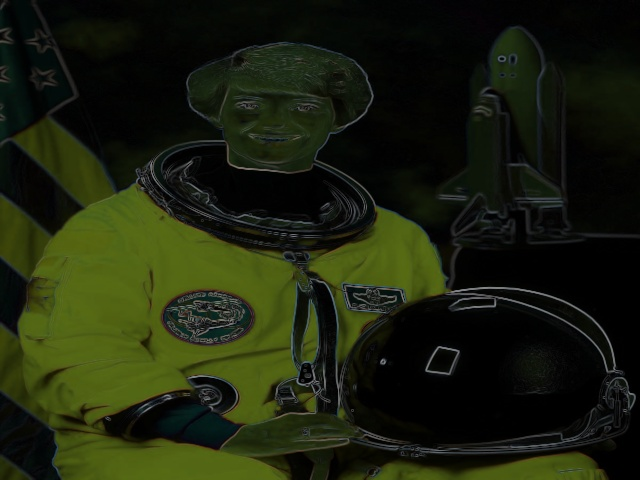
#> input picture 1.jpg, 640 x 480 px, given in place of the camera
$ python removeBackgroundStandalone.py
#> lines starting #> are read from the running program, lines starting #| are printed output that depends on the picture; after the words box and inside, x2 and y2 are one past the last pixel; in counts of white or black regions, pixels touching at a corner belong together
import cv2
from PIL import Image
import numpy as np

# Parameters
blur = 21
canny_low = 15
canny_high = 150
min_area = 0.0005
max_area = 0.95
dilate_iter = 10
erode_iter = 10
mask_color = (0.0,0.0,0.0)


vid = cv2.VideoCapture(0)

while True:
	ret, frame = vid.read()
#> frame is the input picture: shape (480, 640, 3); mean B, G, R 12.9, 33, 27.2

	if ret == True:
		# Convert image to grayscale
		image_gray = cv2.cvtColor(frame, cv2.COLOR_BGR2GRAY)
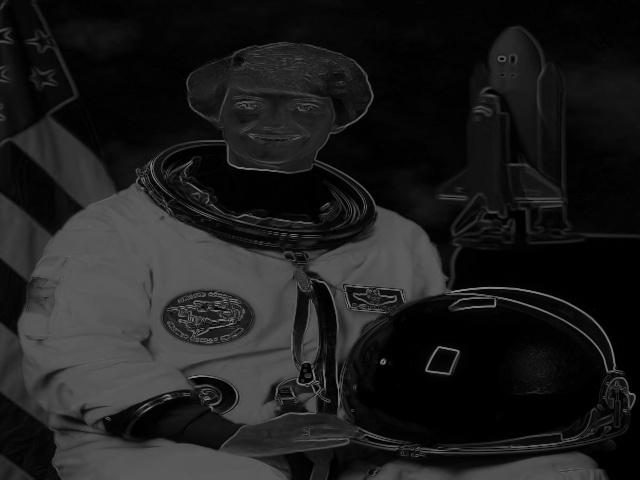
#> image_gray: shape (480, 640); min 0, max 138, mean 28.9
		# Apply Canny Edge Dection
		edges = cv2.Canny(image_gray, canny_low, canny_high)
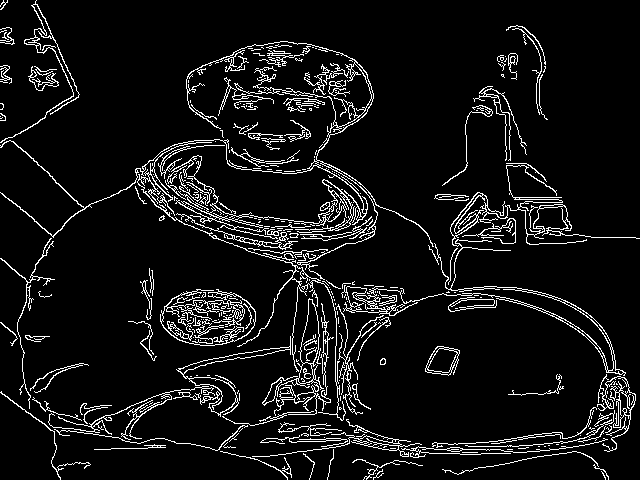
#> edges: shape (480, 640); 7.6% white in thin lines or dots

		edges = cv2.dilate(edges, None)
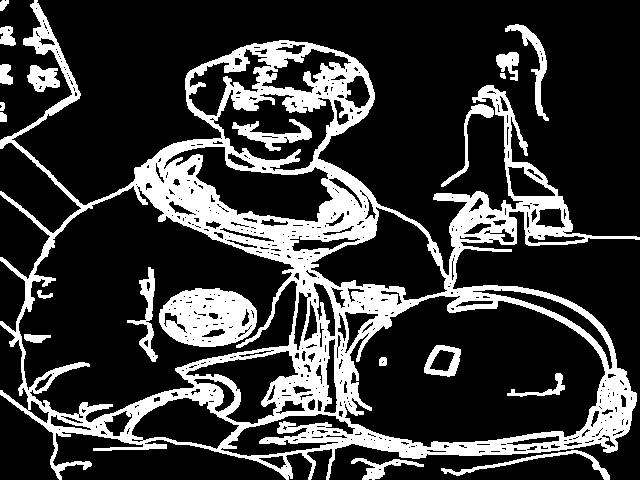
#> edges: shape (480, 640); 22.5% white; 21 white regions, largest, box (x1, y1, x2, y2) and area: (0, 0, 640, 480) 57702, (159, 288, 257, 347) 4121, (232, 119, 312, 151) 912
		edges = cv2.erode(edges, None)
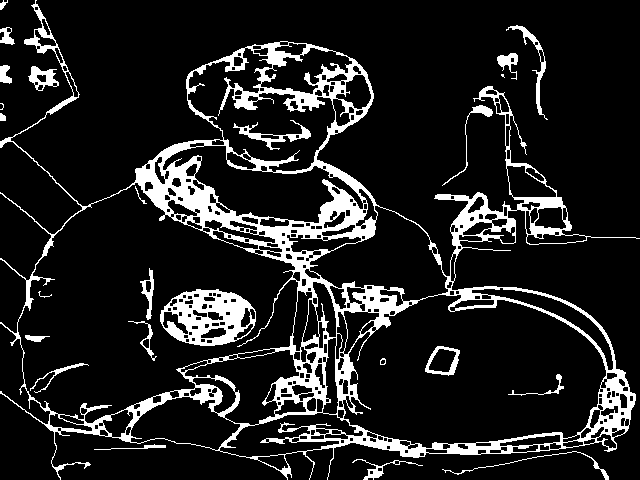
#> edges: shape (480, 640); 13.1% white; 25 white regions (2 under 20 px), largest, box (x1, y1, x2, y2) and area: (0, 0, 640, 480) 32974, (160, 289, 256, 346) 3032, (233, 120, 311, 150) 510

		# get the contours and their areas
		contour_info = [(c, cv2.contourArea(c),) for c in cv2.findContours(edges, cv2.RETR_LIST, cv2.CHAIN_APPROX_NONE)[0]]
#> contour_info = 402 items


		# Get the area of the image as a comparison
		image_area = frame.shape[0] * frame.shape[1]
#> image_area = 307200

		# calculate max and min areas in terms of pixels
		max_area = max_area * image_area
#> max_area = 291840
		min_area = min_area * image_area
#> min_area = 153.6


		# Set up mask with a matrix of 0's
		mask = np.zeros(edges.shape, dtype = np.uint8)


		# Go through and find relevant contours and apply to mask
		for contour in contour_info:
		# Instead of worrying about all the smaller contours, if the area is smaller than the min, the loop will break
		    if contour[1] > min_area and contour[1] < max_area:
		        # Add contour to mask
		        mask = cv2.fillConvexPoly(mask, contour[0], (255))
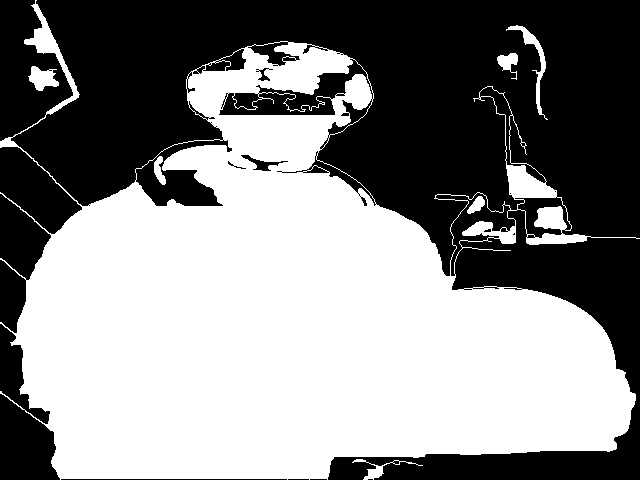
#> mask: shape (480, 640); 52.7% white; 13 black regions (6 under 20 px), largest, box (x1, y1, x2, y2) and area: (0, 0, 640, 480) 139319, (0, 324, 60, 480) 5396, (61, 479, 287, 480) 226


		# use dilate, erode, and blur to smooth out the mask
		mask = cv2.dilate(mask, None, iterations=dilate_iter)
#> mask: shape (480, 640); 71.7% white; 15 black regions (3 under 20 px), largest, box (x1, y1, x2, y2) and area: (36, 0, 640, 227) 68143, (466, 248, 640, 377) 6963, (394, 435, 640, 480) 3957
		mask = cv2.erode(mask, None, iterations=erode_iter)
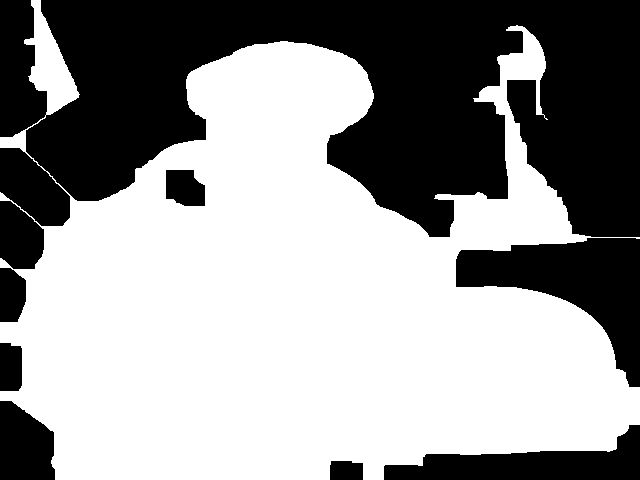
#> mask: shape (480, 640); 58.7% white; 9 black regions, largest, box (x1, y1, x2, y2) and area: (0, 0, 640, 237) 97976, (456, 238, 640, 387) 11983, (384, 425, 640, 480) 7027
		mask = cv2.GaussianBlur(mask, (blur, blur), 0)
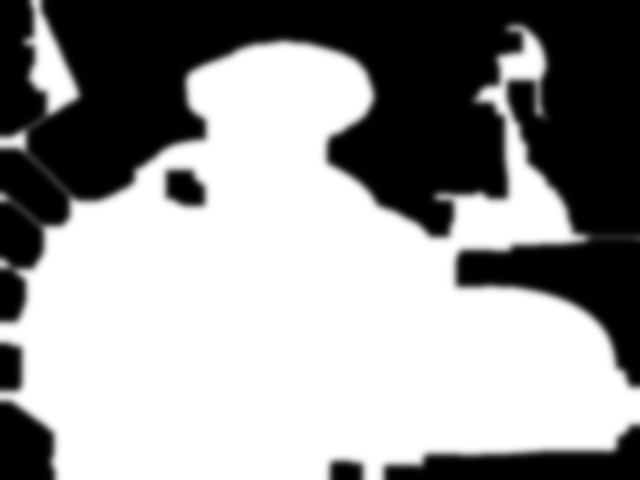
#> mask: shape (480, 640); min 0, max 255, mean 149.6


		# Blend the image and the mask
#> (the run stopped early here; a loop or call above may not have finished)

$ run again, on 2.jpg
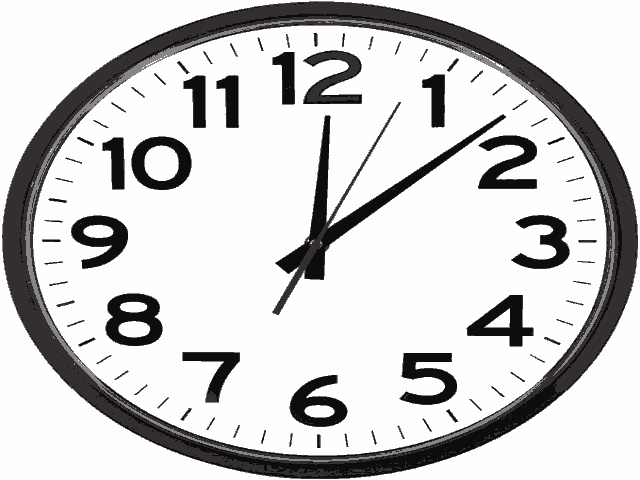
#> input picture 2.jpg, 640 x 480 px, given in place of the camera
#> frame is the input picture: shape (480, 640, 3); mean B, G, R 205, 204.8, 205.3
#> `edges = cv2.erode(edges, None)`:
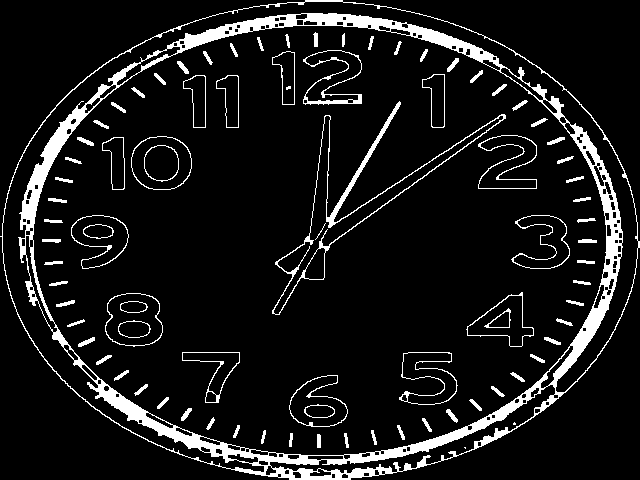
#> edges: shape (480, 640); 9.4% white; 87 white regions (4 under 20 px), largest, box (x1, y1, x2, y2) and area: (0, 0, 640, 480) 19062, (272, 101, 506, 315) 1966, (303, 50, 362, 105) 597
#> contour_info = 255 items
#> the loop `for contour in contour_info:` made 255 passes
#> contour on pass 26: ([[464, 447], [465, 448], [465, 447]], 0.5)
#> `mask = cv2.GaussianBlur(mask, (blur, blur), 0)`:
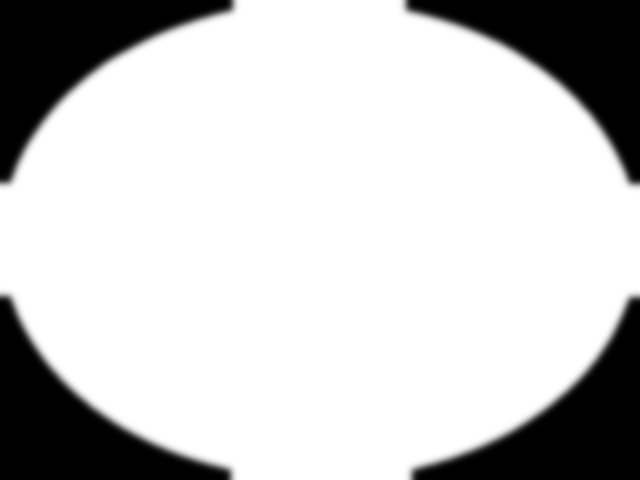
#> mask: shape (480, 640); min 0, max 255, mean 200.5

$ run again, on agg.jpg
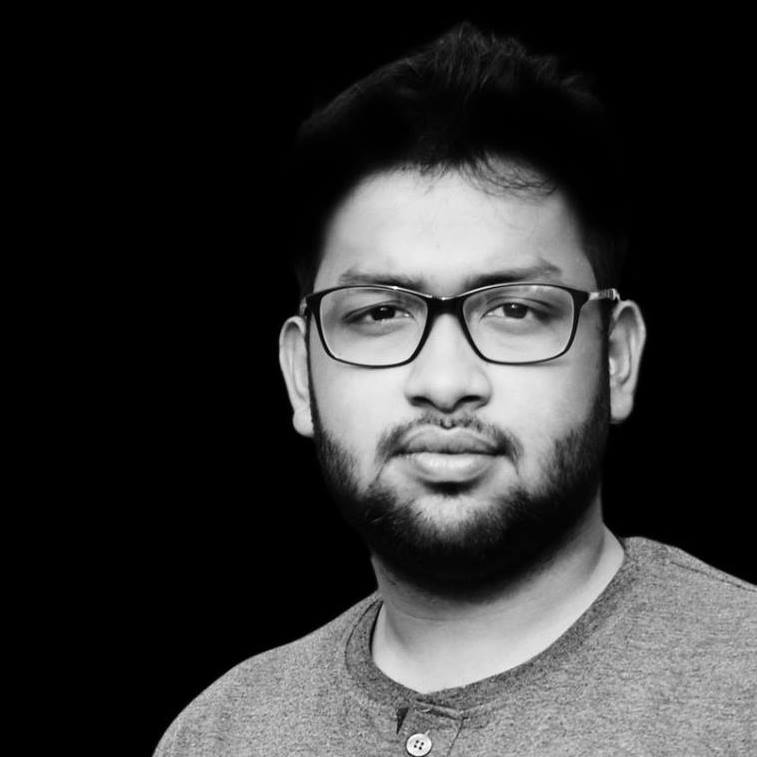
#> input picture agg.jpg, 757 x 757 px, given in place of the camera
#> frame is the input picture: shape (757, 757, 3); min 0, max 255, mean 52.8
#> `edges = cv2.erode(edges, None)`:
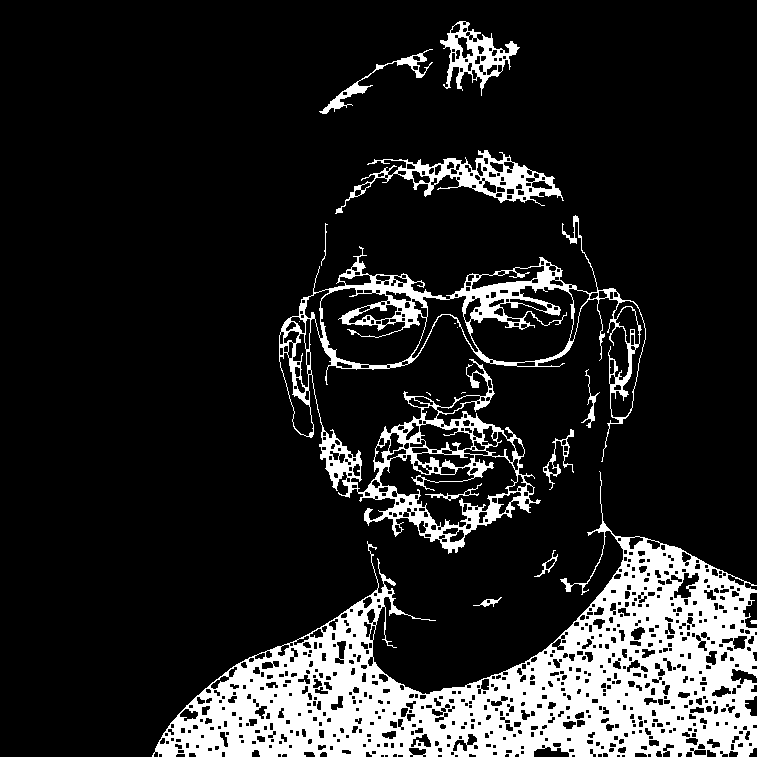
#> edges: shape (757, 757); 14.5% white; 18 white regions (6 under 20 px), largest, box (x1, y1, x2, y2) and area: (152, 471, 757, 757) 58537, (279, 215, 646, 554) 17634, (335, 150, 564, 214) 3406
#> contour_info = 996 items
#> `mask = cv2.GaussianBlur(mask, (blur, blur), 0)`:
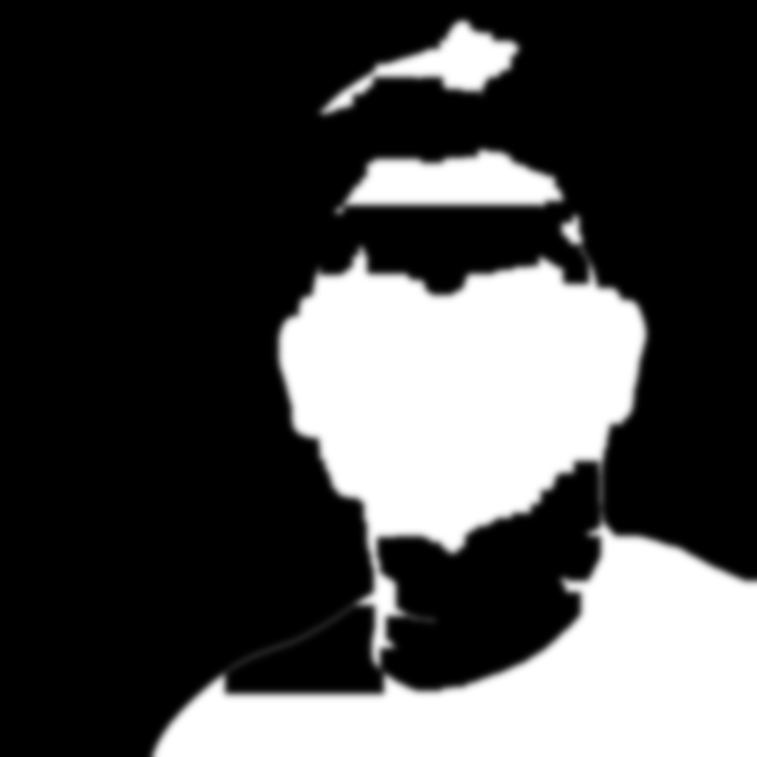
#> mask: shape (757, 757); min 0, max 255, mean 71.2
